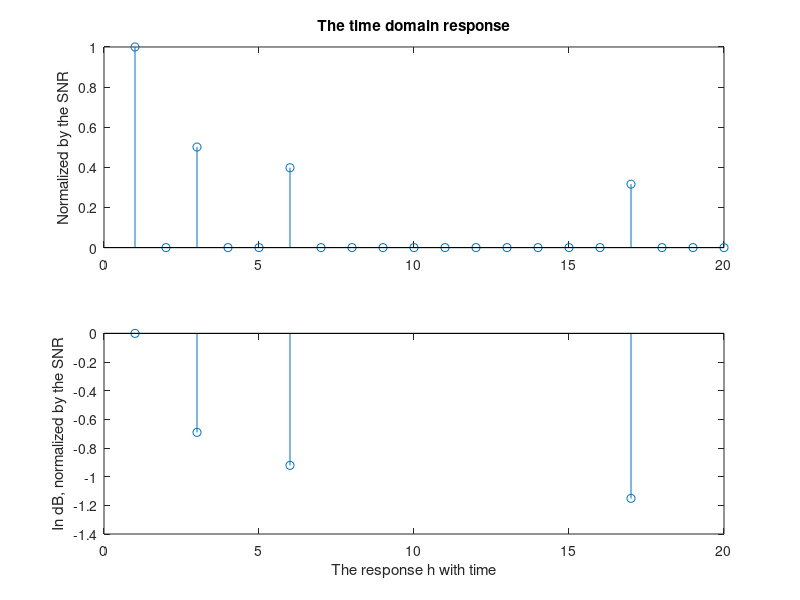

Write MATLAB code to recreate this figure. (Note: this script raises an error after producing the figure.)
% --------------------------------------------
%
%
% Written by Tingwu Wang
% 2015.5.29
%
%
%
%
% --------------------------------------------

% some basic parameters
delta_t = 1; % using the unit time slot
freq = 1 / delta_t; % the frequency is 1, arccordingly

% the amplitude and xiangwei
amp_db = [0 , -6, -8, -10];
amp = 10 .^ (amp_db / 20); 
time_delay = [0, 2, 5, 16];
nWeight = 32;
% the response


% generate the input signal
input = rand(10000, 1);
input(input>0.5) = 1;
input(input<=0.5) = 0;

h = zeros(10000, 1);
% a sample of shenme shenme xiangying
for nPath = 1: 1: length(time_delay)
	% add the result
	h(time_delay(nPath) + 1) = h(time_delay(nPath) + 1) + amp(nPath);
end


% plot the homework1 results
figure(1)
subplot(2, 1, 1);
stem(h(1:20));
title('The time domain response')
ylabel('Normalized by the SNR')

subplot(2, 1, 2)
stem(log(h(1:20)))
ylabel('In dB, normalized by the SNR')
xlabel('The response h with time')

% transform into the grey code
input = grey(input);
input_qpsk = qpsk(input);
scatterplot(input_qpsk);
axis([-2 2 -2 2])


% get the results
receive_qpsk = filter(input_qpsk, 1, h);

% plot the results

real_weight = LMS(real(receive_qpsk(1 : 250)), real(input_qpsk(1: 250)), nWeight);
imag_weight = LMS(imag(receive_qpsk(1 : 250)), imag(input_qpsk(1: 250)), nWeight);
scatterplot(receive_qpsk(1: 5000));
axis([-2 2 -2 2])

% decode the qpsk results
receive = iqpsk(receive_qpsk, 5000);


% ------------------------------------------------------------------


